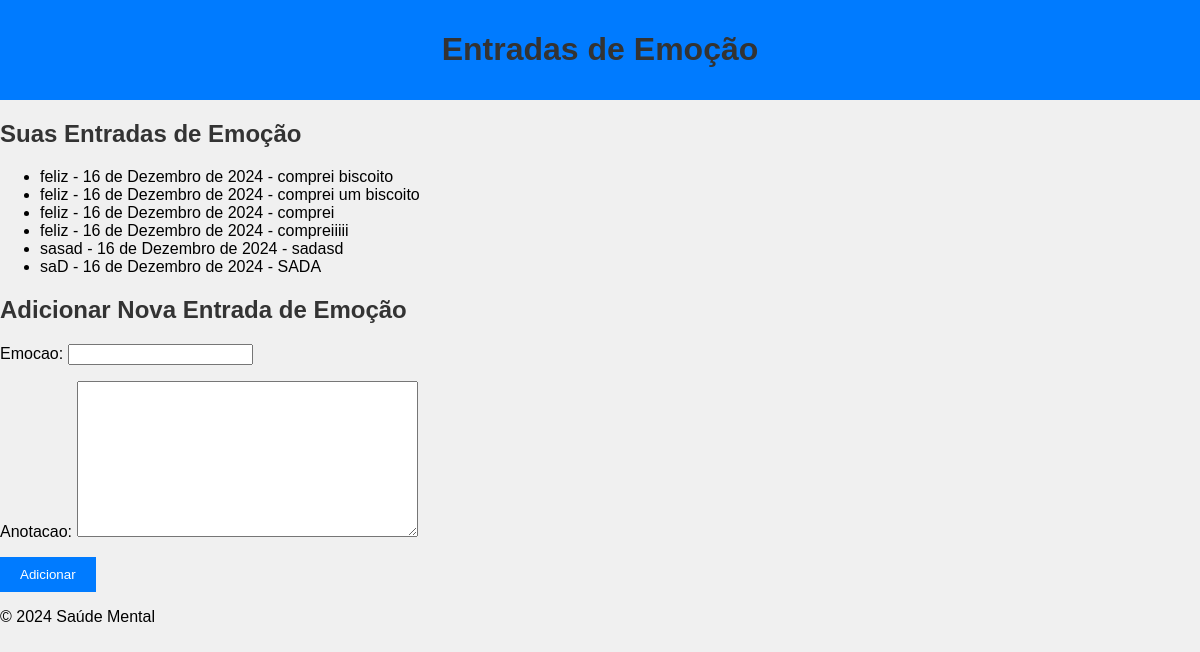
The app's page /entrada-emocao/ with its own data.
### core/models.py (models this page shows, shortened)
class Entrada_Emocao(models.Model):
    usuario = models.ForeignKey(User, on_delete=models.CASCADE)
    emocao = models.CharField(max_length=250)
    data = models.DateField(auto_now_add=True)
    data_atualizada = models.DateTimeField(auto_now=True)
    anotacao = models.TextField(blank=True, null= True)

### core/views.py (the view)
# urls.py: path('entrada-emocao/', views.page_entrada_emocao, name='entrada_emocao'),
def page_entrada_emocao(request):
    if request.method == "POST":
        form = EntradaEmocaoForm(request.POST)
        if form.is_valid():
            entrada_emocao = form.save(commit=False)
            if request.user.is_authenticated:
                entrada_emocao.usuario = request.user
            else:
                entrada_emocao.usuario = User.objects.get_or_create(username='anonimo')[0]
            entrada_emocao.save()
            return redirect('entrada_emocao')
    else:
        form = EntradaEmocaoForm()
    entradas = Entrada_Emocao.objects.all()
    return render(request, 'core/entrada_emocao.html', {'form': form, 'entradas': entradas})

### core/forms.py
class EntradaEmocaoForm(forms.ModelForm):
    class Meta:
        model = Entrada_Emocao
        fields = ['emocao', 'anotacao'  ]

### core/templates/core/entrada_emocao.html (shortened to what this page needs)
{% load static %}
<!DOCTYPE html>
<html lang="pt-br">
<head>
    <link rel="stylesheet" href="{% static 'css/style.css' %}">
</head>
<body>
    <header>
        <h1>Entradas de Emoção</h1>
    </header>
    <section>
        <h2>Suas Entradas de Emoção</h2>
        <ul>
            {% for entrada in entradas %}
                <li>
                    {{ entrada.emocao }} - {{ entrada.data }} - {{ entrada.anotacao }}
                </li>
            {% empty %}
                <p>Você ainda não registrou nenhuma emoção.</p>
            {% endfor %}
        </ul>
    </section>
    <section>
        <h2>Adicionar Nova Entrada de Emoção</h2>
        <form method="post">
            {{ form.as_p }}
            <button type="submit">Adicionar</button>
        </form>
    </section>
    <footer>
        <p>&copy; 2024 Saúde Mental</p>
    </footer>
</body>
</html>

### core/static/css/style.css (style rules this page uses)
body { font-family: Arial, sans-serif; background-color: #f0f0f0; margin: 0; padding: 0; }
header { background-color: #007bff; color: white; padding: 10px 0; text-align: center; }
h1, h2 { color: #333; }
button { background-color: #007bff; color: white; border: none; padding: 10px 20px; cursor: pointer; }

### records on screen
Entrada_Emocao: emocao "feliz", data "16 de Dezembro de 2024", anotacao "comprei biscoito"
Entrada_Emocao: emocao "feliz", data "16 de Dezembro de 2024", anotacao "comprei um biscoito"
Entrada_Emocao: emocao "feliz", data "16 de Dezembro de 2024", anotacao "comprei"
Entrada_Emocao: emocao "feliz", data "16 de Dezembro de 2024", anotacao "compreiiiii"
Entrada_Emocao: emocao "sasad", data "16 de Dezembro de 2024", anotacao "sadasd"
Entrada_Emocao: emocao "saD", data "16 de Dezembro de 2024", anotacao "SADA"
